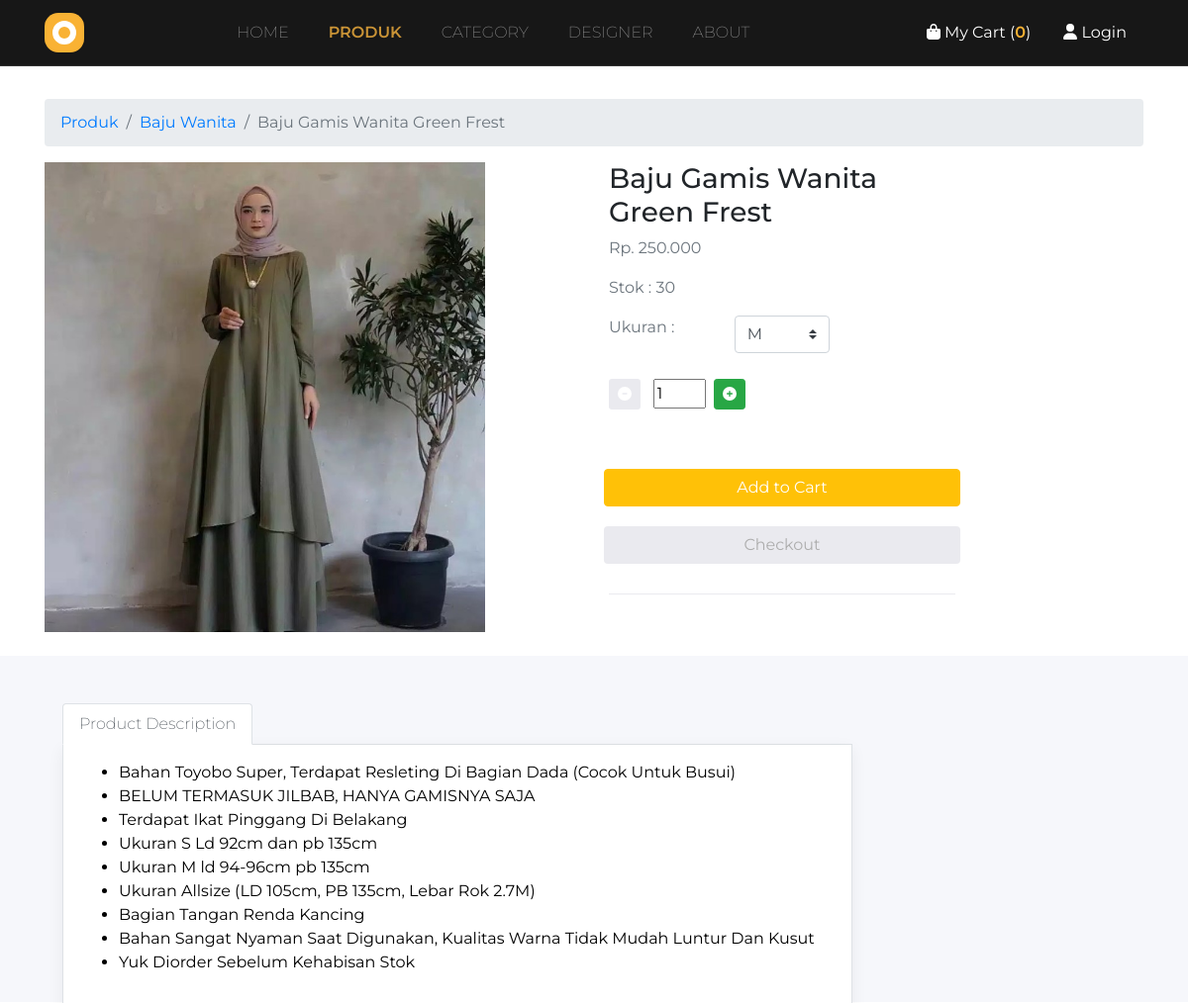
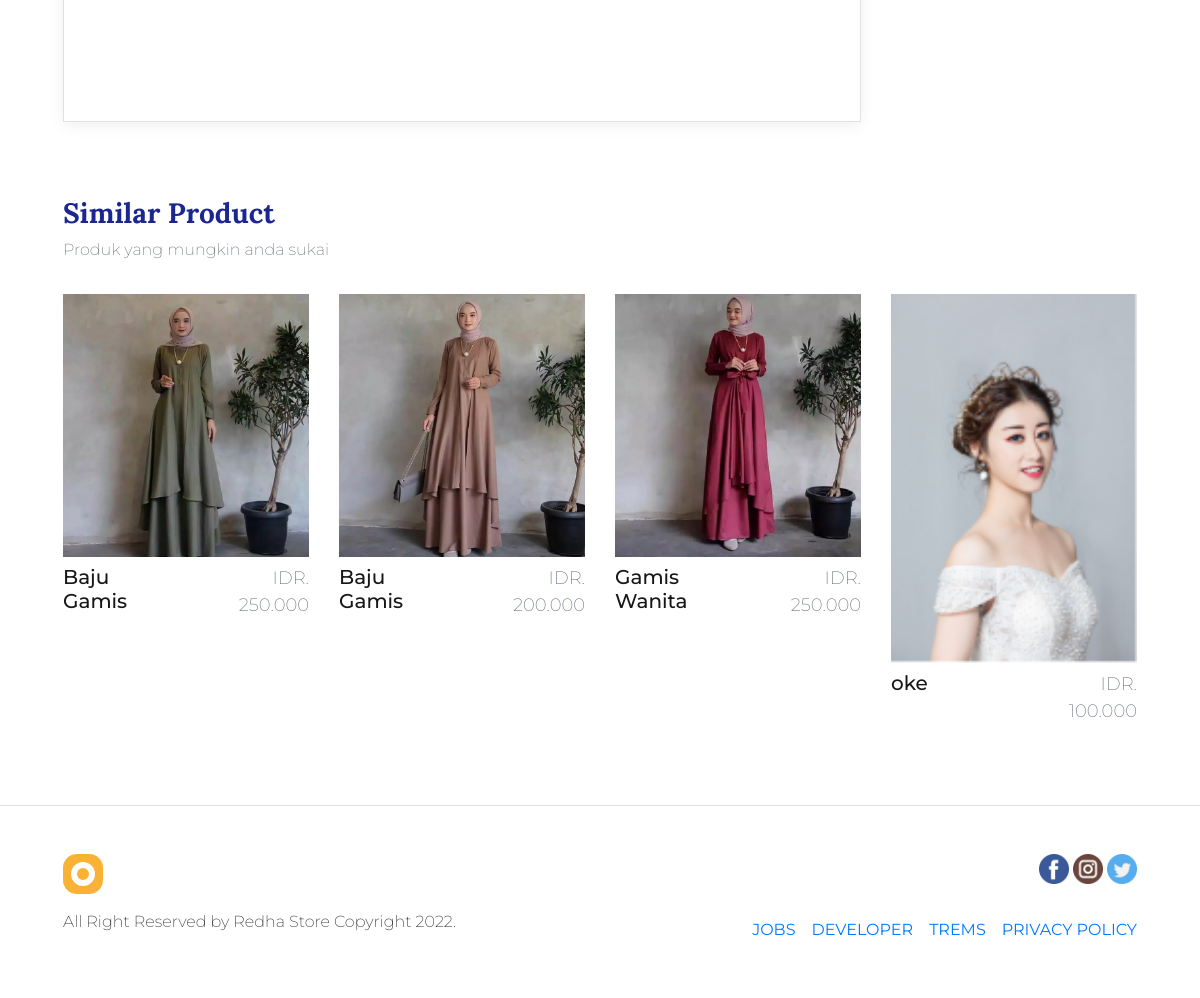
Page /produk/detail/baju-gamis-wanita-green-frest-gamis-wanita-green on the committed database (2 pictures, top to bottom).
### tables this page shows
CREATE TABLE `kategori` (
  `id_kategori` int(11) NOT NULL,
  `slug_kategori` varchar(255) NOT NULL,
  `nama_kategori` varchar(255) NOT NULL,
  `urutan` int(11) DEFAULT NULL,
  `gambar` varchar(255) DEFAULT NULL,
  `tanggal_update` timestamp NOT NULL DEFAULT current_timestamp() ON UPDATE current_timestamp()
);

CREATE TABLE `produk` (
  `id_produk` int(11) NOT NULL,
  `id_user` int(11) NOT NULL,
  `id_kategori` int(11) NOT NULL,
  `kode_produk` varchar(20) NOT NULL,
  `nama_produk` varchar(255) NOT NULL,
  `slug_produk` varchar(255) NOT NULL,
  `keterangan` text NOT NULL,
  `keyword` text DEFAULT NULL,
  `harga` int(11) NOT NULL,
  `harga_beli` bigint(20) DEFAULT NULL,
  `harga_diskon` bigint(20) DEFAULT NULL,
  `tanggal_mulai_diskon` date DEFAULT NULL,
  `tanggal_selesai_diskon` date DEFAULT NULL,
  `stok_minimal` int(11) DEFAULT NULL,
  `id_ukuran1` int(11) DEFAULT NULL,
  `stok1` int(11) DEFAULT NULL,
  `id_ukuran2` int(11) DEFAULT NULL,
  `stok2` int(11) DEFAULT NULL,
  `id_ukuran3` int(11) DEFAULT NULL,
  `stok3` int(11) DEFAULT NULL,
  `stok` int(11) DEFAULT NULL,
  `gambar` varchar(255) NOT NULL,
  `berat` varchar(11) DEFAULT NULL,
  `ukurank1` int(11) DEFAULT NULL,
  `ukurank2` int(11) DEFAULT NULL,
  `ukurank3` int(11) DEFAULT NULL,
  `status_produk` varchar(20) NOT NULL,
  `tanggal_post` datetime NOT NULL,
  `tanggal_update` timestamp NOT NULL DEFAULT current_timestamp() ON UPDATE current_timestamp()
);

### application/views/layout/content.php (called while the page is built)
<?php
if ($isi) {
    $this->load->view($isi);
}

### application/controllers/Produk.php (called while the page is built, shortened)
<?php
class Produk extends CI_Controller
{
    public function __construct()
    {
        $this->load->model('produk_model');
        $this->load->model('kategori_model');
        $this->load->model('ukuran_model');
    }
    public function detail($slug_produk)
    {
        $related = $this->db->get_where('produk', ['slug_produk' => $slug_produk])->row_array();
        $kat = $related['id_kategori'];
        $site = $this->konfigurasi_model->listing();
        $produk = $this->produk_model->read($slug_produk);
        $ukuran = $this->ukuran_model->listing();
        $id_produk = $produk['id_produk'];
        $gambar = $this->produk_model->gambar($id_produk);
        $produk_related = $this->produk_model->related($kat);
        $data = [
            'title' => 'Detail Produk',
            'subtitle' => 'Detail Produk',
            'isi' => 'produk/detail',
            'site' => $site,
            'produk' => $produk,
            'ukuran' => $ukuran,
            'produk_related' => $produk_related,
            'gambar' => $gambar
        ];
        $this->load->view('layout/wrapper', $data);
    }
}

### index.php (called while the page is built, shortened)
<?php
require_once BASEPATH.'core/CodeIgniter.php';

### application/models/Produk_model.php (called while the page is built, shortened)
<?php
class Produk_model extends CI_Model
{
    public function related($kat)
    {
        $this->db->select('produk.*,
                            user.nama,
                            kategori.nama_kategori,
                            kategori.slug_kategori,
                            COUNT(gambar.id_gambar) AS total_gambar');
        $this->db->from('produk');
        $this->db->join('user', 'user.id_user = produk.id_user', 'left');
        $this->db->join('kategori', 'kategori.id_kategori = produk.id_kategori', 'left');
        $this->db->join('gambar', 'gambar.id_produk = produk.id_produk', 'left');
        $this->db->where('kategori.id_kategori', $kat);
        $this->db->where('produk.status_produk', "Publish");
        $this->db->group_by('produk.id_produk');
        $this->db->order_by('id_produk', 'desc');
        $this->db->limit(4);
        $query = $this->db->get();
        return $query->result_array();
    }
    public function read($slug_produk)
    {
        $this->db->select(' produk.*,
                            user.nama,
                            kategori.nama_kategori,
                            kategori.slug_kategori,
                            COUNT(gambar.id_gambar) AS total_gambar');
        $this->db->from('produk');
        $this->db->join('user', 'user.id_user = produk.id_user', 'left');
        $this->db->join('kategori', 'kategori.id_kategori = produk.id_kategori', 'left');
        $this->db->join('gambar', 'gambar.id_produk = produk.id_produk', 'left');
        $this->db->where('produk.status_produk', "Publish");
        $this->db->where('produk.slug_produk', $slug_produk);
        $this->db->group_by('produk.id_produk');
        $this->db->order_by('id_produk', 'desc');
        $query = $this->db->get();
        return $query->row_array();
    }
    public function gambar($id_produk)
    {
        $this->db->select('*');
        $this->db->from('gambar');
        $this->db->where('id_produk', $id_produk);
        $this->db->order_by('id_gambar', 'desc');
        $query = $this->db->get();
        return $query->result_array();
    }
}

### application/models/Ukuran_model.php (called while the page is built, shortened)
<?php
class Ukuran_model extends CI_Model
{
    public function listing()
    {
        $this->db->select('*');
        $this->db->from('ukuran');
        $this->db->order_by('id_ukuran', 'asc');
        $query = $this->db->get();
        return $query->result_array();
    }
}

### application/views/produk/detail.php (the view, shortened to what this page needs)
<div class="container mt-5">
    <nav aria-label="breadcrumb">
        <ol class="breadcrumb ">
            <li class="breadcrumb-item "><a href="<?= base_url('produk'); ?>">Produk</a></li>
            <li class="breadcrumb-item"><a href="<?= base_url('produk/kategori/') . $produk['slug_kategori']; ?>"><?= $produk['nama_kategori']; ?></a></li>
            <li class="breadcrumb-item active" aria-current="page"><?= $produk['nama_produk']; ?></li>
        </ol>
    </nav>
</div>
<section class="single-product">
    <div class="container">
        <div class="row">
            <div class="col-md-5">
                <form action="<?= base_url('belanja/add'); ?>" method="POST">
                    <figure class="figure">
                        <img src="<?= base_url('assets/upload/image/') . $produk['gambar']; ?>" class="figure-img img-fluid" height="800" width="750">
                    </figure>
            </div>
            <div class="col-md-1"></div>
            <div class="col-md-4">
                <h3><?= $produk['nama_produk']; ?></h3>
                <p class="text-muted">Rp. <?= number_format($produk['harga'], '0', ',', '.') ?></p>
                <p class="text-muted">Stok : <?php $stok = $produk['stok'];
                                                echo $stok; ?></p>
                <div class="row">
                    <div class="col-md-4 col-sm-4 col-4 mx-0">
                        <p class="text-muted">Ukuran :</p>
                    </div>
                    <div class="col-md-4 col-sm-4 col-4 mx-0">
                        <select class="custom-select" name="ukuran" id="ukuran">
                            <?php foreach ($ukuran as $ukuran) : ?>
                                <?php if ($produk['id_ukuran1'] == $ukuran['id_ukuran']) : ?>
                                    <option value="<?= $produk['id_ukuran1'] ?>">
                                        <?= $ukuran['nama_ukuran']; ?>
                                    </option>
                                <?php elseif ($produk['id_ukuran2'] == $ukuran['id_ukuran']) : ?>
                                    <option value="<?= $produk['id_ukuran2'] ?>">
                                        <?= $ukuran['nama_ukuran']; ?>
                                    </option>
                                <?php elseif ($produk['id_ukuran3'] == $ukuran['id_ukuran']) : ?>
                                    <option value="<?= $produk['id_ukuran3'] ?>">
                                        <?= $ukuran['nama_ukuran']; ?>
                                    </option>
                                <?php endif; ?>
                            <?php endforeach; ?>
                        </select>
                    </div>
                </div>
                <br>
                <div class="row">
                    <div class="col-sm-12 col-md-8 col-lg-12">
                        <button type="button" class="btn btn-sm" id="kurang" style="background-color: #EAEAEF; color: white;"><i class="fa fa-minus-circle"></i></button> &nbsp;
                        <input type="number" value="1" min="1" max="<?= $stok; ?>" id="hasil" name="qty" size="3">&nbsp;
                        <button type="button" class="btn btn-sm btn-success" id="tambah"><i class="fa fa-plus-circle"></i></button>
                    </div>
                </div>
                <div class="btn-product">
                    <div class="row">
                        <button type="submit" name="submit" value="submit" class="btn btn-block btn-warning text-white">Add to Cart</button>
                        <button type="submit" name="checkoutlangsung" value="submit" class="btn btn-block" style="background-color: #EAEAEF; color: #ADADAD;">Checkout</button>
                    </div>
                </div>
            </div>
        </div>
    </div>
</section>
<section class="product-description p-5">
    <div class="container">
        <div class="row">
            <div class="col-md-9">
                <ul class="nav nav-tabs" id="myTab" role="tablist">
                    <li class="nav-item">
                        <a class="nav-link active" id="description-tab" data-toggle="tab" href="#description" role="tab" aria-controls="home" aria-selected="true">Product Description</a>
                    </li>
                </ul>
                <div class="tab-content p-3" id="myTabContent">
                    <div class="tab-pane fade show active product-review" id="description" role="tabpanel" aria-labelledby="description-tab" style="color:black;">
                        <? echo $produk['keterangan']; ?>
                    </div>
                </div>
            </div>
        </div>
    </div>
</section>
<section class="similar-product p-5">
    <div class="container">
        <div class="row mb-3">
            <div class="col">
                <h3>Similar Product</h3>
                <p class="text-muted">Produk yang mungkin anda sukai</p>
            </div>
        </div>
        <div class="row">
            <?php foreach ($produk_related as $produk_related) : ?>
                <div class="col-sm-3">
                    <figure class="figure">
                        <a href="<?= base_url('produk/detail/') . $produk_related['slug_produk']; ?>">
                            <img src="<?= base_url('assets/upload/image/') . $produk_related['gambar']; ?>" class="figure-img img-fluid" width="350">
                        </a>
                        <figcaption class="figure-caption">
                            <div class="row">
                                <div class="col">
                                    <a href="<?= base_url('produk/detail/') . $produk_related['slug_produk']; ?>" style=" color:black;">
                                        <h5><?php $related = $produk_related['nama_produk'];
                                            $related = explode(' ', $related);
                                            echo $related[0];
                                            if (isset($related[1])) {
                                                echo $related[1];
                                            }
                                            ?></h5>
                                    </a>
                                </div>
                                <div class="col text-right d-flex justify-content-end">
                                    <p style="font-size: 18px;" class="text-muted">IDR. <?= number_format($produk_related['harga'], '0', ',', '.'); ?></p>
                                </div>
                            </div>
                        </figcaption>
                    </figure>
                </div>
            <?php endforeach; ?>
        </div>
    </div>
</section>

### assets/template/css/style.css (style rules this page uses)
body { font-family: 'Montserrat'; }
.nav-item { margin-right: 24px; font-weight: 200; }
.features h3, .desainer h3, .similar-product h3, .cart-header h3, .checkout-modal-success h3, .category h3 { font-family: 'Lora'; color: #1B2690; font-weight: bold; }
.features p, .desainer p, footer p, .similar-product p, .cart-header p, .checkout-modal-success p, .category p { font-weight: 200; color: #292626; }
.figure h5 { color: #171717; }
.figure-img { position: relative; }
.breadcrumb { margin-top: 100px; }
.btn-product { margin: 50px 0; border-bottom: 1px solid #EAEAEF; padding-bottom: 20px; }
.btn-product .btn { display: block !important; margin: 10px !important; }
.product-description { background-color: #F6F7FB; height: 350px; padding: 5px; }
.product-description .tab-content { background-color: #fff; border: 1px solid #dee2e6; border-top: 0; box-shadow: 0 4px 15px rgba(0, 0, 0, 0.06); }
.product-review { height: 350px; overflow: scroll; }
.similar-product { margin-top: 150px; }

### application/views/layout/head.php (style rules this page uses)
.figure-img { position: relative; }

### rows in the picture
kategori: nama_kategori "Baju Wanita"
produk: nama_produk "Baju Gamis Wanita Green Frest", gambar (picture), harga "250.000", stok "30", keterangan "Bahan Toyobo Super, Terdapat Resleting Di Bagian Dada (Cocok Untuk Busui) BELUM TERMASUK JILBAB, HANYA GAMISNYA SAJA Terdapat Ikat Pinggang Di Belakang Ukuran S Ld 92cm dan pb 135cm Ukuran M ld 94-96cm pb 135cm Ukuran Allsize (LD 105cm, PB 135cm, Lebar Rok 2.7M) Bagian Tangan Renda Kancing Bahan Sangat Nyaman Saat Digunakan, Kualitas Warna Tidak Mudah Luntur Dan Kusut Yuk Diorder Sebelum Kehabisan Stok", nama_produk "Baju", nama_produk "Gamis"
produk: gambar (picture), nama_produk "Baju", nama_produk "Gamis", harga "200.000"
produk: gambar (picture), nama_produk "Gamis", nama_produk "Wanita", harga "250.000"
produk: gambar (picture), nama_produk "oke", harga "100.000"

### other values in the picture
count($keranjang) "0"
form field ukuran "M"
